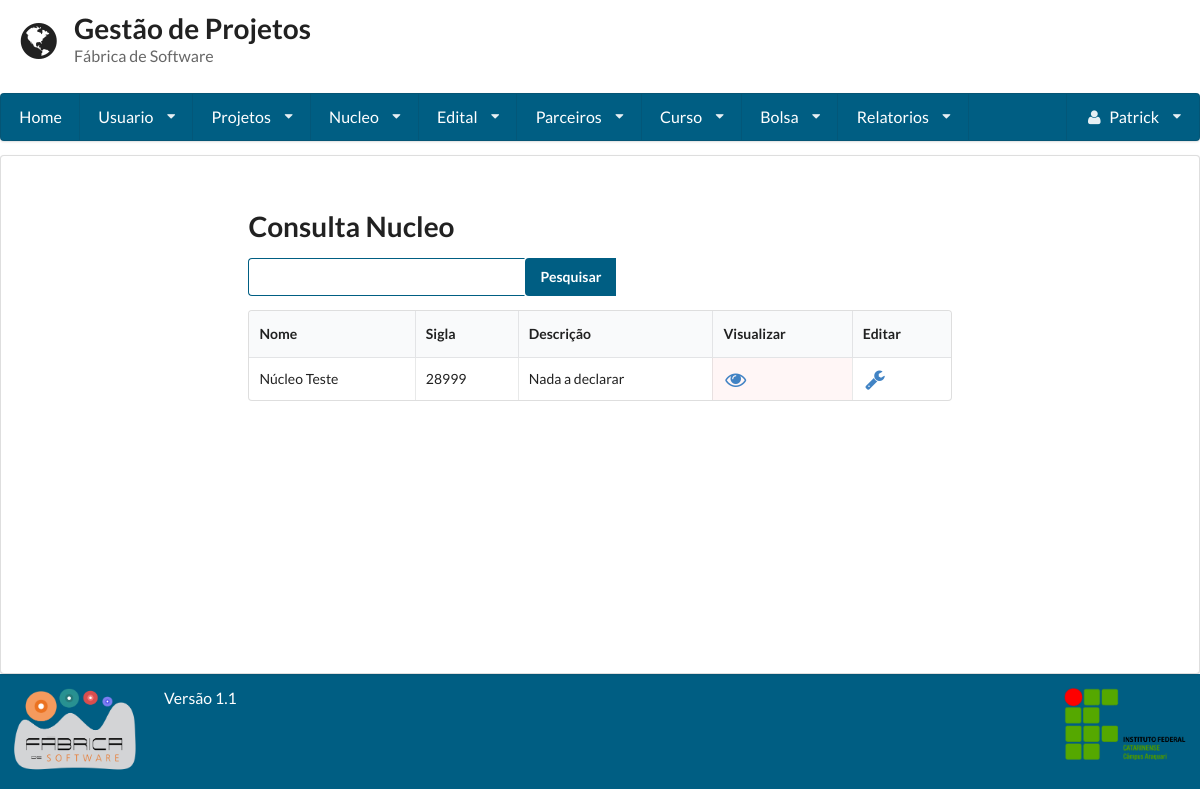
Page /consulta_nucleo/ (signed in) on the committed database.
### gestaoapp/models/nucleo.py (models this page shows, shortened)
class Nucleo(models.Model):
    nome = models.CharField(max_length=255)
    sigla = models.CharField(max_length=5)
    descricao = models.TextField()
    data_hora_cadastro = models.DateTimeField(auto_now=True)
    responsavel_cadastro = models.ForeignKey(User)

### gestaoapp/views/nucleo.py (the view, shortened to what this page needs)
# urls.py: url(r'^consulta_nucleo/', ConsultaNucleo.as_view()),
class ConsultaNucleo(LoginRequiredMixin, View):
    template = 'nucleo/consulta.html'
    def get(self, request):
        form = Busca()
        nucleo = Nucleo.objects.all()
        return render(request, self.template, {'nucleos': nucleo, "form": form})

### gestaoapp/forms/busca.py
class Busca(forms.Form):
	nome = forms.CharField(label='Buscar', widget=forms.TextInput)

### gestaoapp/templates/nucleo/consulta.html (shortened to what this page needs)
{% extends 'base.html'%}
{% block conteudo%}
<form method='POST' action='/consulta_nucleo/' class="ui form">
 	<h1 class=" ui header">Consulta Nucleo</h1>
 	<div class="ui action input">
  		{{form.nome}}
	    	<input type="submit" value="Pesquisar" class='icon search'>
	</div>
</form>
<table class="ui celled table">
	<thead>
		<tr>
			<th>Nome</th>
			<th>Sigla</th>
			<th>Descrição</th>
			{% if user.is_superuser %}
				<th>Visualizar</th>
				<th>Editar</th>
			{% endif %}
		</tr>
	</thead>
	<tbody>
	{% for nucleo in nucleos %}
		<tr>
			<td>{{nucleo.nome}}</td>
			<td>{{nucleo.sigla}}</td>
			<td>{{nucleo.descricao}}</td>
			{% if user.is_superuser %}
				<td class="negative"><a href="../visualizar_nucleo/{{nucleo.id}}"><i class="unhide large icon"></i></a></td>
				<td><a href="../editar_nucleo/{{nucleo.id}}"><i class="configure large icon"></i></a></td>
			{% endif %}
		</tr>
	{% endfor %}
	</tbody>
</table>
{%endblock%}

### gestaoapp/templates/base.html (shortened to what this page needs)
<!doctype html>
<head>
    {% load staticfiles %}
    <link rel="stylesheet" href="{% static 'semantic-2.1/dist/semantic.css' %}"/>
    <link rel="stylesheet" href="{% static 'base.css' %}"/>
</head>
<body class="cor-fundo">
<header class="cabecalho">
    <div class="ui grid">
        <div class="row">
            <div class='twelve wide column'>
                <h1 class="ui header">
                    <i class='ui icon world'></i>
                    <div class="ui content">
                        Gestão de Projetos
                        <p class="sub header">
                            Fábrica de Software
                        </p>
                    </div>
                </h1>
            </div>
        </div>
        {% if user.is_authenticated %}
            <div class="computer only row">
                <nav class="ui large menu stackable"><a class="item" href="/home">Home</a>
                    <div class="ui dropdown item">Usuario<i class="dropdown icon"></i>
                    </div>
                    <div class="ui dropdown item">Projetos<i class="dropdown icon"></i>
                    </div>
                    <div class="ui dropdown item">Nucleo<i class="dropdown icon"></i>
                    </div>
                    <div class="ui dropdown item">Edital<i class="dropdown icon"></i>
                    </div>
                    <div class="ui dropdown item">Parceiros<i class="dropdown icon"></i>
                    </div>
                    {% if user.is_superuser %}
                        <div class="ui dropdown item">Curso<i class="dropdown icon"></i>
                        </div>
                    {% endif %}
                    {% if user.is_superuser %}
                        <div class="ui dropdown item">Bolsa<i class="dropdown icon"></i>
                        </div>
                    {% endif %}
                    {% if user.is_superuser %}
                        <div class="ui dropdown item">Relatorios<i class="dropdown icon"></i>
                        </div>
                    {% endif %}
                    <div class="ui dropdown item right floated"><i class="user icon"></i>
                        {{ request.user.first_name }} <i class="dropdown icon"></i>
                    </div>
                </nav>
            </div>
        {% endif %}
    </div>
</header>
<article class="corpo ui segment cor-conteudo">
    <div class="ui grid">
        <div class="row">
            <div class="three wide column"></div>
            <div class="ten wide column">
                {% block conteudo %}
                {% endblock %}
            </div>
        </div>
    </div>
</article>
<footer class="ui grid rodape verde_escuro">
    <div class="two wide column">
        <img class="ui small image" src="{% static 'fabrica.png' %}">
    </div>
    <div class=" twelve wide column">
        <label class="centered"> Versão 1.1 </label>
    </div>
    <div class="two wide column">
        <img class="ui small image" src="{% static 'ifc2.png' %}">
    </div>
</footer>
</body>
</html>

### static/base.css (style rules this page uses)
.ui.grid { margin: 0 !important; padding: 0 !important; }
.cabecalho { min-height: 16% !important; color: #005e83 !important; }
.cabecalho .grid { margin: 0 !important; padding: 0 !important; }
.corpo { min-height: 64.9% !important; }
.rodape { min-height: 11% !important; }
article { margin: 0 !important; }
input.icon.search { background-color: #005e83 !important; color: #fff !important; font-weight: bold !important; }
.verde_escuro { background: #005e83 !important; color: #FFFFFF !important; }
.ui.menu { width: 100% !important; background-color: #005e83 !important; }
.ui.menu > .item { color: #FFF !important; }
label { font-size: 1.125em !important; }
input { border-color: #005E83 !important; }

### rows in the picture
Nucleo: nome "Núcleo Teste", sigla "28999", descricao "Nada a declarar"

### other values in the picture
{{ request.user.first_name }} "Patrick"
